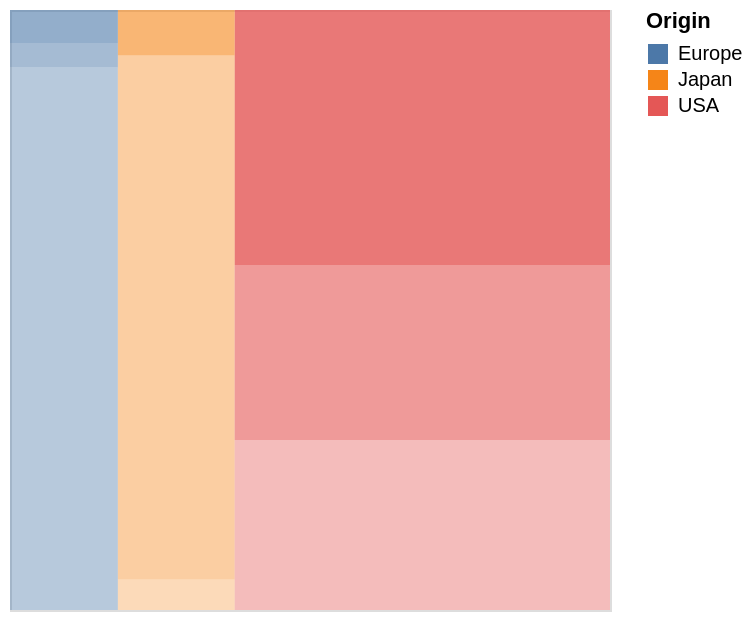

Specify this chart in Vega-Lite:
### Vega-Lite specification from a JSON file in a GitHub repository (floating-point values rounded to 4 significant figures; data arrays with more than 128 entries replaced by an {"elided": "..."} marker saying what was removed)
{"$schema": "https://vega.github.io/schema/vega-lite/v4.json", "data": {"values": {"elided": "406 records"}}, "transform": [{"aggregate": [{"op": "count", "as": "count_*"}], "groupby": ["Origin", "Cylinders"]}, {"stack": "count_*", "groupby": [], "as": ["stack_count_Origin1", "stack_count_Origin2"], "offset": "normalize", "sort": [{"field": "Origin", "order": "ascending"}]}, {"joinaggregate": [{"op": "min", "field": "stack_count_Origin1", "as": "x"}, {"op": "max", "field": "stack_count_Origin2", "as": "x2"}], "groupby": ["Origin"]}, {"stack": "count_*", "groupby": ["Origin"], "as": ["y", "y2"], "offset": "normalize", "sort": [{"field": "Cylinders", "order": "ascending"}]}], "mark": {"type": "rect"}, "encoding": {"x": {"field": "x", "type": "quantitative", "axis": null}, "x2": {"field": "x2"}, "y": {"field": "y", "type": "quantitative", "axis": null}, "y2": {"field": "y2"}, "color": {"field": "Origin", "type": "nominal"}, "opacity": {"field": "Cylinders", "type": "quantitative", "legend": null}, "tooltip": [{"field": "Origin", "type": "nominal"}, {"field": "Cylinders", "type": "quantitative"}]}}
